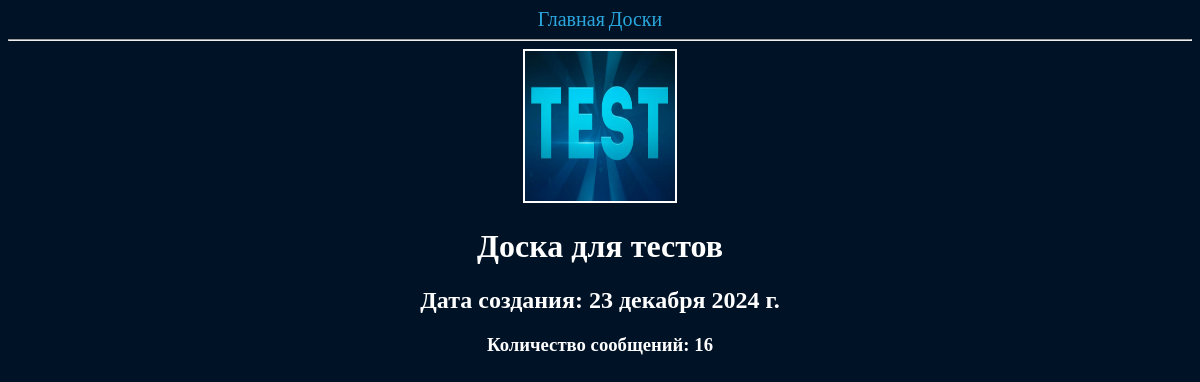
The app's page /boards/info/9 with its own data.
### Forum/models.py (models this page shows)
class Board(models.Model):
    uuid = models.CharField(default=uuid.uuid4, blank=False, unique=True, editable=False, max_length=120)
    name = models.CharField(max_length=120)
    creation_date = models.DateField(default=datetime.date.today)
    image = models.ImageField(blank=True, upload_to="Forum/")

### Forum/views.py (the view)
# urls.py: path("boards/info/<int:board_id>", boardinfo)
def boardinfo(request, board_id):
    board = get_object_or_404(Board, id=board_id)
    messages = Message.objects.filter(board_id=board.id).count()
    return render(request, "boardinfo.html", context={"board": board, "messages": messages})

### templates/boardinfo.html (shortened to what this page needs)
{% extends 'base.html' %}
{% load static %}
{% block style %}<link rel="stylesheet" href="{% static 'Forum/css/main.css' %}">{% endblock %}
{% block body %}
    <img id="boardimage" width="150" height="150" src="{{ board.image.url }}">
    <h1>{{ board.name }}</h1>
    <h2>Дата создания: {{ board.creation_date }}</h2>
    <h3>Количество сообщений: {{ messages }}</h3>
{% endblock %}

### Forum/static/Forum/css/main.css (style rules this page uses)
body { align-content: center; align-items: center; text-align: center; color: white; background-color: #001226; }
#boardimage { border: 2px solid white; width: 150px; height: 150px }

### records on screen
Board: image (picture), name "Доска для тестов", creation_date "23 декабря 2024 г."

### other values on screen
{{ messages }} "16"
